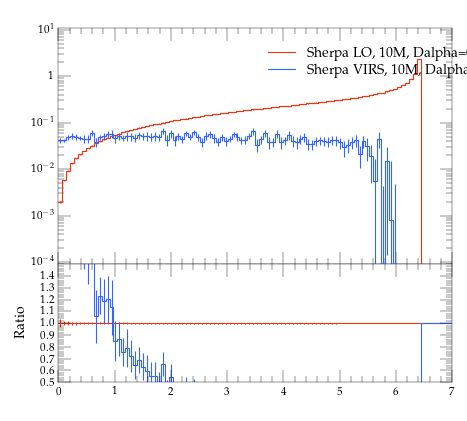

Here is the Python script that generated this plot:
#! /usr/bin/env python

# This Python script was auto-generated using YODA v2.0.0.
# Analysis object: /evtb/inc_jb_pt
# Timestamp: 15-04-2024 (14:39:01)

import matplotlib as mpl
import matplotlib.pyplot as plt
mpl.use('Agg') # comment out for interactive use
import os
import numpy as np

plotDir = os.path.split(os.path.realpath(__file__))[0]
if 'YODA_USER_PLOT_PATH' in globals():
    plot_outdir = globals()['YODA_USER_PLOT_PATH']
else:
    plot_outdir = plotDir

#plot style
plt.style.use(os.path.join(plotDir, '../default.mplstyle'))
# plot metadata
figW, figH = plt.rcParams['figure.figsize']
ax_xLabel = r''
ax_yLabel = r''
ax_title  = r''
ax_xScale = 'linear'
ax_yScale = 'log'
xLims = (0.0, 7.0)
yLims = (9e-05, 11.0)

# TeX-friendly labels for the legend
labels = [ r"Sherpa LO, 10M, Dalpha=0.01", r"Sherpa VIRS, 10M, Dalpha=0.01" ]

# Create figure and axis objects
fig, (ax, ratio0_ax) = plt.subplots(2, 1, sharex=True,
                  figsize=(figW,figH), gridspec_kw={'height_ratios': (2, 1)})
ratio0_ax.yaxis.set_major_locator(mpl.ticker.MultipleLocator(0.1))
ratio0_ax.set_ylim(0.5, 1.4999)
ratio0_ax.set_ylabel('Ratio')

# LineColor map: curve index -> color
linecolors = {0: '#EE3311', 1: '#3366FF'}
# the numerical data is stored in a separate file
dataf = dict()
prefix = os.path.split(__file__)[0]
if prefix:    prefix = prefix + '/'
exec(open(prefix+'inc_jb_pt__data.py').read(), dataf)


legend_handles = [] # keep track of handles for the legend

# style options for curves
# starts at zorder>=5 to draw curve on top of legend
styles = {
  'curve0': {
    'color' : linecolors[0],
    'linestyle' : '-',
    'marker' : 'o',
    'zorder' : 5,
    'histstyle' : True,
  },
  'curve1': {
    'color' : linecolors[1],
    'linestyle' : '-',
    'marker' : 'o',
    'zorder' : 6,
    'histstyle' : True,
  },
}
# curve from input yoda files in main panel
for label in dataf['yvals'].keys():
    if all(np.isnan(v) for v in dataf['yvals'][label]):
        continue
    tmp = None
    if styles[label]['histstyle']: # draw as histogram
        tmp, = ax.plot(dataf['xedges'], dataf['yedges'][label],
                       color=styles[label]['color'],
                       linestyle=styles[label]['linestyle'],
                       drawstyle='steps-pre', solid_joinstyle='miter',
                       zorder=styles[label]['zorder'], label=label)
        ax.errorbar(dataf['xpoints'], dataf['yvals'][label], color=styles[label]['color'],
                    xerr=dataf['xerrs'], yerr=[dataf['ydowns'][label], dataf['yups'][label]],
                    linestyle='none', zorder=styles[label]['zorder'])
    else: # draw as scatter
        tmp = ax.errorbar(dataf['xpoints'], dataf['yvals'][label],
                          xerr=dataf['xerrs'],
                          yerr=[ dataf['ydowns'][label],
                          dataf['yups'][label] ],
                          fmt=styles[label]['marker'],
                          ecolor=styles[label]['color'],
                          color=styles[label]['color'], zorder=2)
        tmp[-1][0].set_linestyle(styles[label]['linestyle'])
    legend_handles += [tmp]
    for varLabel in dataf['variation_yvals'].keys():
        if varLabel.startswith(label):
            tmp, = ax.plot(dataf['xedges'], dataf['variation_yvals'][varLabel],
                           color=styles[label]['color'],
                           linestyle=styles[label]['linestyle'],
                           drawstyle='steps-pre', solid_joinstyle='miter',
                           zorder=styles[label]['zorder'], alpha=0.5)


# plots on ratio panel
# curve from input yoda files in ratio panel
for label, yvals in dataf['ratio0_yvals'].items():
    if all(np.isnan(v) for v in yvals):
        continue
    if styles[label]['histstyle']: # plot as histogram
        ratio0_ax.plot(dataf['xedges'], yvals,
                       color=styles[label]['color'],
                       linestyle=styles[label]['linestyle'],
                       drawstyle='steps-pre', zorder=1,
                       solid_joinstyle='miter')
        ratio0_ax.vlines(dataf['xpoints'],
                         dataf['ratio0_ymin'][label],
                         dataf['ratio0_ymax'][label],
                         color=styles[label]['color'], zorder=1)
    else: # plot as scatter
        tmp = ratio0_ax.errorbar(dataf['xpoints'],
                                 yvals, xerr=dataf['xerrs'],
                                 yerr=dataf['ratio0_yerrs'][label],
                                 fmt=styles[label]['marker'],
                                 ecolor=styles[label]['color'],
                                 color=styles[label]['color'])
        tmp[-1][0].set_linestyle(styles[label]['linestyle'])

    for varlabel in dataf['ratio0_variation_vals'].keys():
        if varlabel.startswith(label):
            ratio0_ax.plot(dataf['xedges'],
                            dataf['ratio0_variation_vals'][varlabel],
                            color=styles[label]['color'],
                            linestyle=styles[label]['linestyle'],
                            drawstyle='steps-pre', solid_joinstyle='miter',
                            zorder=1, alpha=0.5)

legend_pos = (0.5, 0.97)
ax.legend(legend_handles, labels, loc='upper left', bbox_to_anchor=legend_pos)

# set plot metadata as defined above
ratio0_ax.set_xlabel(ax_xLabel)
ratio0_ax.xaxis.set_label_coords(1., -.15)
ax.set_ylabel(ax_yLabel, loc='top')
ax.set_title(ax_title, loc='left')
ax.set_xscale(ax_xScale)
ax.set_yscale(ax_yScale)
ax.set_xlim(xLims)
ax.set_ylim(yLims)

# tick formatting
plt.rcParams['xtick.top'] = True
plt.rcParams['ytick.right'] = True
ax.yaxis.set_major_locator(mpl.ticker.LogLocator(base=10.0, numticks=np.inf))
ax.yaxis.set_minor_locator(mpl.ticker.LogLocator(
                           base=10.0, subs=np.arange(0.1, 1, 0.1), numticks=np.inf))
fig.align_ylabels((ax, ratio0_ax))
plt.savefig(os.path.join(plot_outdir, 'inc_jb_pt.pdf'), format='PDF')
plt.savefig(os.path.join(plot_outdir, 'inc_jb_pt.png'), format='PNG')

plt.close(fig)
